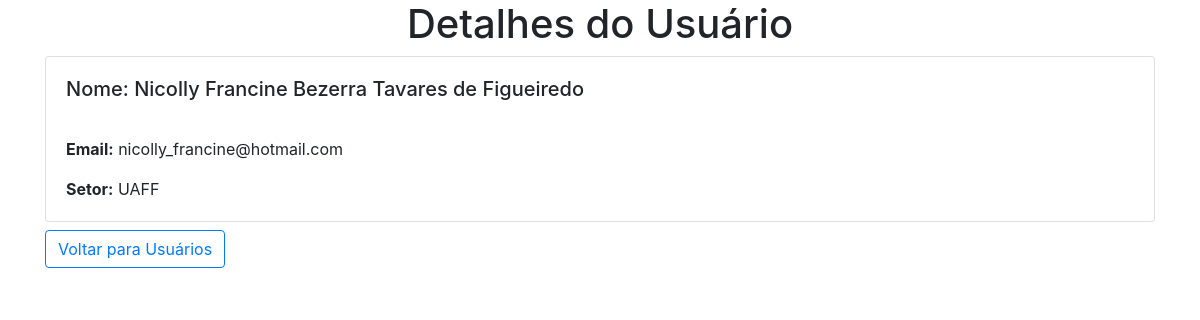
The app's page /view_usuario/1/ with its own data.
### app/models.py (models this page shows, shortened)
class CadastroUsuario(models.Model):
    nome = models.CharField(max_length=100)
    email = models.EmailField(max_length=100)
    senha = models.CharField(max_length=10)
    setor = models.CharField(max_length=20)

### app/views.py (the view)
# urls.py: path("view_usuario/<int:usuario_id>/", view_usuario, name="view_usuario"),
def view_usuario(request, usuario_id):
    usuario = get_object_or_404(CadastroUsuario, pk=usuario_id)
    return render(request, 'view_usuario.html', {'usuario': usuario})

### app/templates/view_usuario.html (shortened to what this page needs)
<!DOCTYPE html>
<html lang="en">
<head>
    <link rel="stylesheet" href="https://stackpath.bootstrapcdn.com/bootstrap/4.1.3/css/bootstrap.min.css">
</head>
<body>
    <div class="container">
        <h1 class="text-center">Detalhes do Usuário</h1>
        <div class="card">
            <div class="card-body">
                <h5 class="card-title">Nome: {{ usuario.nome }}</h5> <br>
                <p class="card-text"><strong>Email:</strong> {{ usuario.email }}</p>
                <p class="card-text"><strong>Setor:</strong> {{ usuario.setor }}</p>
            </div>
        </div>
        <a href="{% url 'usuarios_html' %}" class="btn btn-outline-primary mt-2">
             Voltar para Usuários
        </a>
    </div>
</body>
</html>

### records on screen
CadastroUsuario: nome "Nicolly Francine Bezerra Tavares de Figueiredo", email "nicolly_francine@hotmail.com", setor "UAFF"
